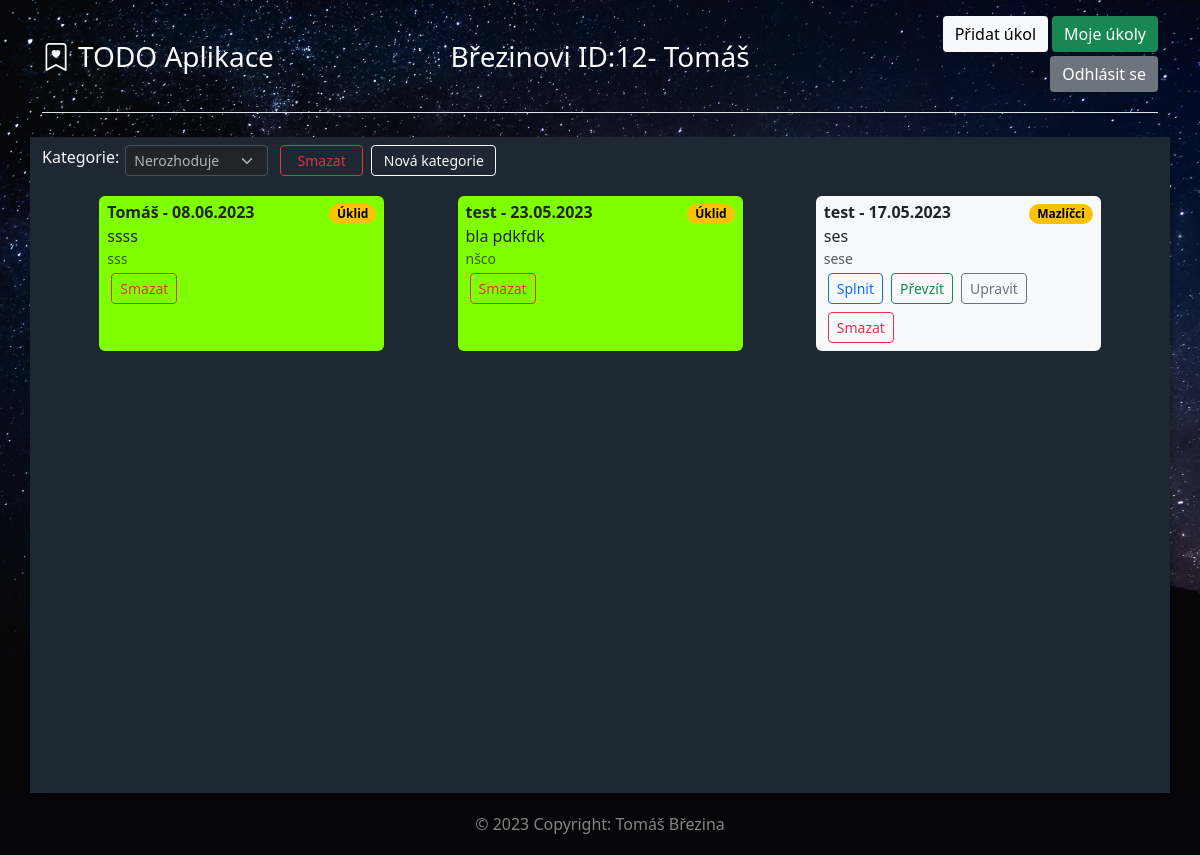
The page /index.php (signed in) on the database its author committed.
### tables this page shows
CREATE TABLE `posts` (
  `post_id` int(11) NOT NULL,
  `category_id` smallint(6) NOT NULL,
  `text` text NOT NULL,
  `poznamka` text NOT NULL,
  `updated` text NOT NULL,
  `splneno` tinyint(1) NOT NULL DEFAULT 1
);

CREATE TABLE `categories` (
  `category_id` smallint(6) NOT NULL,
  `name` varchar(30) NOT NULL,
  `family_id` int(11) NOT NULL
);

### user.inc.php (called while the page is built, shortened)
<?php
require_once 'db.inc.php';
if (!empty($_SESSION['user_id'])){
    $userQuery=$db->prepare('SELECT user_id, role, family_id FROM users WHERE user_id=:id AND active=1 LIMIT 1;');
    $userQuery->execute([
        ':id'=>$_SESSION['user_id']
    ]);
    $currentUser = $userQuery->fetch(PDO::FETCH_ASSOC);
}

### index.php (the view, shortened to what this page needs)
<?php
require_once 'user.inc.php';
include 'header.inc.php';
if (!empty($_GET['category'])){
    $query = $db->prepare('SELECT DISTINCT posts.*, categories.name AS category_name FROM posts JOIN users_posts USING (post_id) JOIN users USING (user_id) JOIN categories USING (category_id) WHERE posts.category_id=:category AND users.family_id=:family_id ORDER BY updated DESC;');
    $query->execute([
        ':category'=>$_GET['category'],
        ':family_id'=>$_SESSION['family_id']
    ]);
}else{
    $query = $db->prepare('SELECT DISTINCT posts.*, categories.name AS category_name FROM posts JOIN users_posts USING (post_id) JOIN users USING (user_id) JOIN categories USING (category_id) WHERE users.family_id=:family_id ORDER BY updated DESC;');
    $query->execute([
        ':family_id'=>$_SESSION['family_id']
    ]);
}
echo '<div class="login-dark">
    <div class="container">
        <header class="d-flex flex-wrap align-items-center justify-content-center justify-content-md-between py-3 mb-4 border-bottom">
            <div class="d-flex align-items-center col-md-3 mb-2 mb-md-0 text-light">
                <span><i class="bi bi-bookmark-heart fs-3"></i></span>
                <span class="fs-3 ms-2">TODO Aplikace</span>
            </div>
            <a href="index.php" class="col-12 col-md-auto mb-2 mb-md-0 text-light text-decoration-none text-center">';
echo  '<span class="fs-3">';
echo  htmlspecialchars($_SESSION['family_name']). ' ID:'.htmlspecialchars($_SESSION['family_id']).'- ' .htmlspecialchars($_SESSION['user_name']).'</span>
            </a>
            <div class="col-md-3 text-end">';
if(!empty($currentUser) && ($currentUser['role']=='admin')){
    echo '<a href="zmenaUkolu.php'.(!empty($_GET['category'])?'?category='.htmlspecialchars($_GET['category']):'').'" class="btn btn-light mb-1">Přidat úkol</a>';
}
echo  '<form style="display: inline-block" method="get">
            <input type="submit" name="mojeukoly" id="mojeukoly" class="button btn btn-success ms-1 mb-1" value="Moje úkoly" />
        </form>
                <a href="odhlasit.php" class="btn btn-secondary mb-1">Odhlásit se</a>
            </div>
        </header>
    </div>
    <div class="container ukoly-container">
        <form method="get" id="categoryFilterForm" class="text-light pt-2" data-bs-theme="dark">
            <div class="form-group row" style="max-width: 500px;">
                <label class="col-2" for="category">Kategorie:</label>
                <div class="col-4">
                    <select name="category" id="category" onchange="document.getElementById(\'categoryFilterForm\').submit();" class="form-select form-select-sm">
                        <option value="">Nerozhoduje</option>';
echo  '</select>
                <input type="submit" value="OK" class="d-none" />
                </div>';
if(!empty($currentUser) && ($currentUser['role']=='admin')){
    echo '<a href="odstranitKategorii.php?category='.@$_GET['category'].'" class="btn btn-outline-danger btn-sm col-2 me-1">Smazat</a>';
    echo '<a href="zmenaKategorie.php" class="btn btn-outline-light btn-sm col-3 ms-1">Nová kategorie</a>';
}
echo   '</div>
        </form>';
$posts = $query->fetchAll(PDO::FETCH_ASSOC);
if (!empty($posts)){
    echo '<div class="row justify-content-evenly mt-3 pb-3">';
    foreach ($posts as $post) {
        if ($post['splneno'] != 1) {
            echo '<article class="col-10 col-md-5 col-lg-3 col-xxl-3 border-0 mx-1 my-1 px-2 py-1 bg-light rounded" style="background-color: chartreuse !important;">';
        } else {
            echo '<article class="col-10 col-md-5 col-lg-3 col-xxl-3 border-0 mx-1 my-1 px-2 py-1 bg-light rounded">';
        }
        echo '<div class="d-flex justify-content-between"><strong>';
        $userNameQuery=$db->prepare('SELECT name FROM users JOIN users_posts USING (user_id) JOIN posts USING (post_id) WHERE post_id=:post_id ORDER BY name;');
        $userNameQuery->execute([':post_id'=>$post['post_id']]);
        $userNames=$userNameQuery->fetchAll(PDO::FETCH_ASSOC);
        foreach ($userNames as $userName) {
            echo htmlspecialchars($userName['name']);
        }
        echo ' - ';
        echo  date('d.m.Y', strtotime($post['updated'])) . '</strong>';
        echo '<span class="badge rounded-pill text-bg-warning mt-1">' . htmlspecialchars($post['category_name']) . '</span>
                </div>';
        echo '<div>' . nl2br(htmlspecialchars($post['text'])) . '</div>';
        echo '<div class="small text-muted">' . nl2br(htmlspecialchars($post['poznamka'])) . '</div>';
        if($post['splneno'] == 1){
            echo '<a href="splnitUkol.php?id='.$post['post_id'].'" class="btn btn-outline-primary btn-sm m-1">Splnit</a>';
            echo '<a href="prevzitUkol.php?id='.$post['post_id'].'" class="btn btn-outline-success btn-sm m-1">Převzít</a>';
            if(!empty($currentUser) && ($currentUser['role']=='admin')){
                echo '<a href="zmenaUkolu.php?id='.$post['post_id'].'" class="btn btn-outline-secondary btn-sm m-1">Upravit</a>';
            }
        }
        if(!empty($currentUser) && ($currentUser['role']=='admin')){
            echo '<a href="odstranitUkol.php?id='.$post['post_id'].'" class="btn btn-outline-danger btn-sm m-1">Smazat</a>';
        }
        echo '</article>';
    }
    echo '</div>';
}else{
    echo '<div class="alert alert-info mt-4 text-center mx-auto" style="max-width: 600px">V tuto chvíli tu nejsou žádné úkoly.</div>';
}
echo '</div>';
echo '</div>';
include 'footer.inc.php';

### header.inc.php (shortened to what this page needs)
<!DOCTYPE html>
<html lang="cs">
<head>
    <link href="https://cdn.jsdelivr.net/npm/bootstrap@5.3.0-alpha3/dist/css/bootstrap.min.css" rel="stylesheet">
    <link rel="stylesheet" href="https://cdn.jsdelivr.net/npm/bootstrap-icons@1.10.5/font/bootstrap-icons.css">
    <link href="stylesheet.css" rel="stylesheet">
</head>
<body>

### footer.inc.php
<footer>
    <div class="text-center p-3 text-white-50">
        © 2023 Copyright: Tomáš Březina
    </div>
</footer>
</body>
</html>

### stylesheet.css (style rules this page uses)
.login-dark { min-height:93vh; background:#475d62 url(images/cosmic-timetraveler-LhDWW8PhPoE-unsplash.jpg); background-size:cover; position:relative; }
header .btn { border:none; border-radius:4px; box-shadow:none; text-shadow:none; outline:none; }
footer { background-color: #060608; padding: 3px; }
.ukoly-container { background-color:#1e2833; min-height: 73vh; box-shadow:3px 3px 4px rgba(0,0,0,0.2); }
@media screen and (min-width: 768px) { .ukoly-container { min-height: 78vh !important; } }
@media screen and (min-width: 992px) { .ukoly-container { min-height: 82vh !important; } }

### rows shown on the page
posts: name "Tomáš", updated "08.06.2023", category.name "Úklid", text "ssss", poznamka "sss"
posts: name "test", updated "23.05.2023", category.name "Úklid", text "bla pdkfdk", poznamka "nšco"
posts: name "test", updated "17.05.2023", category.name "Mazlíčci", text "ses", poznamka "sese"

### other values the page prints
$_SESSION['family_name'] "Březinovi"
$_SESSION['family_id'] "12"
$_SESSION['user_name'] "Tomáš"
